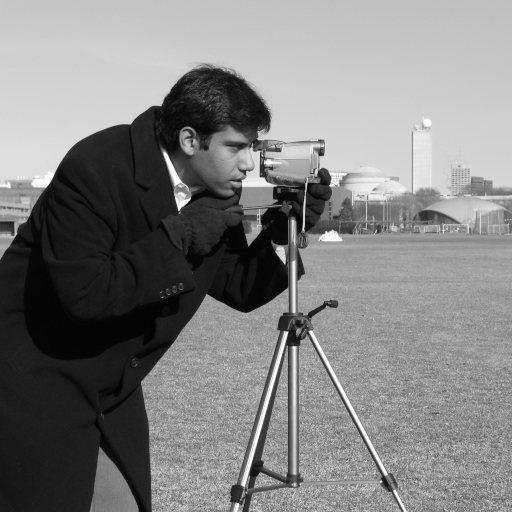
#> input picture skimage.data.camera(), 512 x 512 px
$ jupyter execute BPY518_Lecture32_solutions.ipynb   (shell and % lines are left out)
#> lines starting #> are read from the running program, lines starting #| are printed output that depends on the picture
[cell 1]
# In colab run this cell first to setup the file structure!
%cd /content

%cd MOL518-Intro-to-Data-Analysis/Lecture_32

# BPY518 Lecture 32: Image Preprocessing and Noise Reduction

## Lecture Outline
- Bit depth, dynamic range, and contrast
- Types of noise
- Noise filtering techniques
- Background subtraction

We will consider **single-channel grayscale images** in this lecture. The main goal is to understand how raw microscopy images get distorted by digitization, noise, and background, and what simple preprocessing steps are useful before downstream analysis.

[cell 2]
import math
import numpy as np
import matplotlib.pyplot as plt
from scipy import ndimage

# Make notebook figures a bit sharper in Colab/Jupyter output.
plt.rcParams['figure.dpi'] = 120
# Display images in grayscale by default unless a cmap is set explicitly.
plt.rcParams['image.cmap'] = 'gray'

## Image Bit Depth

Light intensities are digitized into integers. If an image uses `N` bits, it can represent `2**N` distinct gray levels.

- 8-bit: 0 to 255
- 12-bit: 0 to 4095
- 16-bit: 0 to 65,535

Here we use a real test image to demonstrate how contrast affects visibility. The low-contrast version simulates conditions like poor lighting or detector sensitivity where the signal is compressed into a narrow range of pixel values.

[cell 3]
gradient = np.tile(np.linspace(0, 1, 256), (80, 1))

def quantize_to_n_bits(image, n_bits):
    levels = 2**n_bits - 1
    return np.round(image * levels) / levels

fig, axes = plt.subplots(1, 4, figsize=(12, 3))
for ax, n_bits in zip(axes, [2, 4, 8, 16]):
    q = quantize_to_n_bits(gradient, n_bits)
    ax.imshow(q, vmin=0, vmax=1, aspect='auto')
    ax.set_title(f'{n_bits}-bit')
    ax.axis('off')

plt.tight_layout()
plt.show()
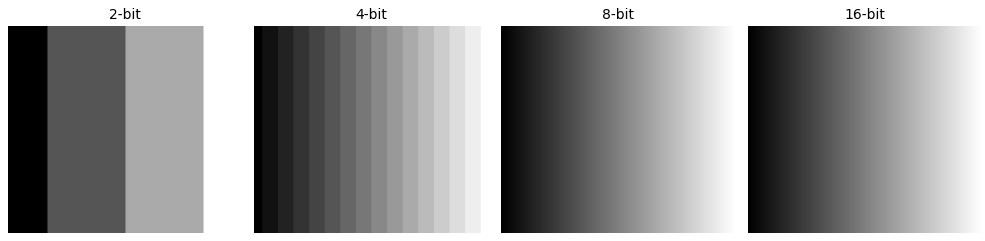
#> figure drawn by matplotlib, 4 panels

Here is another example:

## Dynamic Range and Contrast

Dynamic range in images refers to the **ratio between the brightest and darkest pixel intensities** that an image can represent. It determines the amount of detail visible in shadows and highlights.

$$
DR = 20 \log_{10}\left(\frac{I_{\max}}{I_{\min}}\right) \quad {\rm (in\ decibels,\ dB)}.
$$

| Bit Depth | Maximum Intensity Range | Dynamic Range (dB) |
|-----------|-------------------------|--------------------|
| 8-bit     | 0 – 255                 | 48 dB              |
| 12-bit    | 0 – 4095                | 72 dB              |
| 16-bit    | 0 – 65535               | 96 dB              |

Contrast is about how well the image uses that range.

- A high-contrast image has bright whites and dark blacks with strong edge detail.
- A low-contrast image looks flat because the pixel values occupy only a narrow range.
- High dynamic range and low contrast can happen together when the available range is large but the measured values cluster tightly.
- Stretching contrast improves visibility, but it does **not** create new information.

To show this visually, we will use `data.camera()` from skimage, a standard test image of a photographer in a cityscape, with a range of textures and brightness levels.

[cell 4]
from skimage import data

# Load the test image
high_contrast = data.camera().astype(float)

# Create a low-contrast version by compressing the dynamic range
# Multiply by 0.12 to compress, then shift to mid-gray (115)
low_contrast = 115 + 0.12 * high_contrast
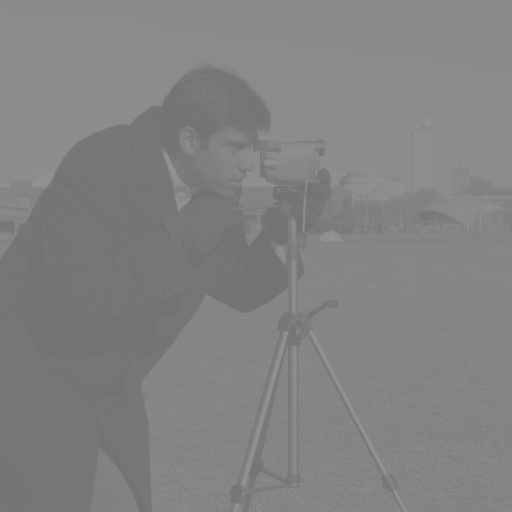
#> low_contrast: shape (512, 512) float64; min 115, max 145.6, mean 130.5

hist_bins = np.arange(0, 256 + 4, 4)

fig, axes = plt.subplots(2, 2, figsize=(10, 5))

# Top left: high contrast (original)
axes[0, 0].imshow(high_contrast, vmin=0, vmax=255)
axes[0, 0].set_title('High-contrast image')
axes[0, 0].axis('off')

# Top right: low contrast
axes[0, 1].imshow(low_contrast, vmin=0, vmax=255)
axes[0, 1].set_title('Low-contrast image')
axes[0, 1].axis('off')

# Bottom left: histogram of high contrast
# ravel() flattens the 2D image into a 1D array of pixel values for histogramming
axes[1, 0].hist(high_contrast.ravel(), bins=hist_bins, color='steelblue', alpha=0.7, edgecolor='black')
axes[1, 0].set_title('High-contrast histogram')
axes[1, 0].set_xlabel('Pixel value')
axes[1, 0].set_ylabel('Count')
axes[1, 0].set_xlim(0, 255)

# Bottom right: histogram of low contrast
axes[1, 1].hist(low_contrast.ravel(), bins=hist_bins, color='coral', alpha=0.7, edgecolor='black')
axes[1, 1].set_title('Low-contrast histogram')
axes[1, 1].set_xlabel('Pixel value')
axes[1, 1].set_ylabel('Count')
axes[1, 1].set_xlim(0, 255)

plt.tight_layout()
plt.show()
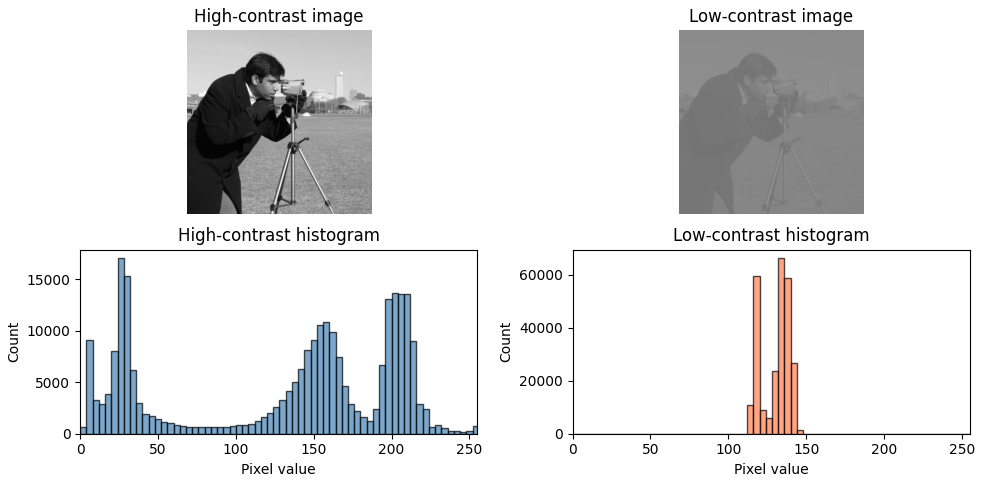
#> figure drawn by matplotlib, 4 panels; panel 3: tallest bar 17035 high, from x = 24 to 28; panel 4: tallest bar 66214 high, from x = 132 to 136

## Noisy Images

Several major noise sources we might care about:

- **Shot noise**: stochastic fluctuations from a finite number of photons $\sim \sqrt{N_{\rm photon}}$.
- **Dark current**: detector signal even without incoming photons $\sim {\rm Temp}$.
- **Read noise**: electronic noise from amplification and digitization.
- **Background**: from other sources

[cell 5]
# Build a simple synthetic image and add shot-like and read noise.
yy, xx = np.mgrid[:128, :128]

# Two Gaussian blobs on top of a constant background.
clean_image = (
    0
    + 90 * np.exp(-((xx - 42) ** 2 + (yy - 48) ** 2) / (2 * 10**2))
    + 70 * np.exp(-((xx - 88) ** 2 + (yy - 78) ** 2) / (2 * 14**2))
)

# Shot noise is signal-dependent, so we model it with a Poisson distribution.
shot_noisy = np.random.poisson(clean_image).astype(float)

# Read noise is approximately additive Gaussian electronics noise.
noisy_image = shot_noisy + np.random.normal(0, 6, clean_image.shape)

fig, axes = plt.subplots(1, 3, figsize=(12, 4))
for ax, data, title in zip(
    axes,
    [clean_image, shot_noisy, noisy_image],
    ['Clean synthetic image', 'After shot noise', 'After shot + read noise'],
):
    ax.imshow(data)
    ax.set_title(title)
    ax.axis('off')

plt.tight_layout()
plt.show()
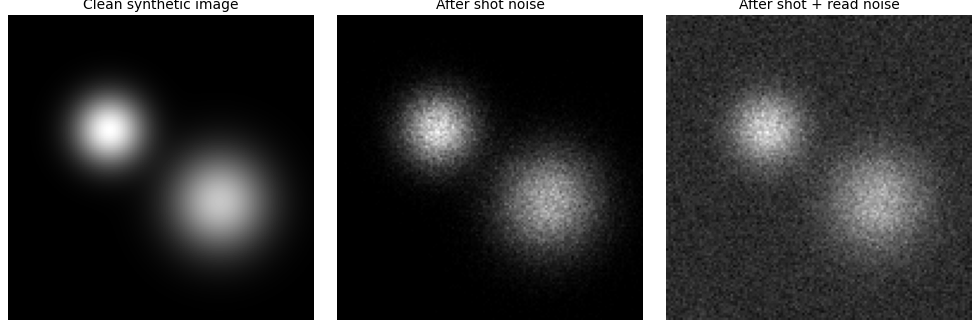
#> figure drawn by matplotlib, 3 panels

## Dealing with Noise

- If you are fitting a function to the data, e.g. a Gaussian function to localize molecules, you can leave the noise alone (although you might add terms to the fit to deal with the noise)
- Photon and readout noise can be reduce with **Filtering**
- Background and autofluorescence can be removed with **Background Subtraction**

## Mean Filtering

- Each pixel is replaced with the **average** of the surrounding pixel values in a defined neighborhood.
- Works well for random pixel-scale noise
- Blurs edges

$$
I'(x,y) = \frac{1}{9} \sum_{i=-1}^1\sum_{j=-1}^1 I(x+i,y+j)
$$

### Exercise 1

`media/PU_noisy.png` is a noisy image of the letters **PU**.

1. Write a function `mean_filter(image, N)` that applies an **N×N mean filter** to a 2-D grayscale image (as a NumPy array of floats). The function should work for any odd integer N ≥ 1. Handle the image borders by using only the pixels that exist (i.e., shrink the averaging window near the edges rather than padding).
2. Apply your filter with **N = 3, 5, and 7** to `media/PU_noisy.png`.
3. Display the original noisy image and the three filtered results in a 1×4 figure. Give each subplot an informative title and turn off axes.

[cell 6]
# Your code goes here

import matplotlib.image as mpimg


def mean_filter(image, N):
    """Apply an N×N mean filter to a 2-D grayscale image.

    Near the borders the window is clipped to the image boundary so the output
    has the same shape as the input.
    """
    image = image.astype(float)
    H, W = image.shape
    pad = N // 2

    filtered = np.zeros((H, W), dtype=float)
    for i in range(H):
        for j in range(W):
            r0, r1 = max(0, i - pad), min(H, i + pad + 1)
            c0, c1 = max(0, j - pad), min(W, j + pad + 1)
            filtered[i, j] = np.mean(image[r0:r1, c0:c1])
    return filtered

# Load the noisy PU image as a float array
pu_noisy = mpimg.imread('media/PU_noisy.png').astype(float)
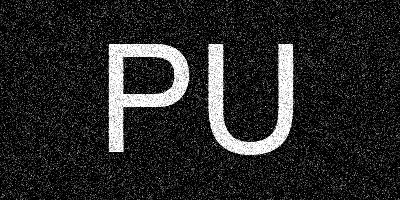
#> input picture Lecture_32/media/PU_noisy.png, 400 x 200 px
#> pu_noisy: shape (200, 400) float64; min 0, max 1, mean 0.153

# Apply mean filters at three scales
pu_3 = mean_filter(pu_noisy, 3)
#> after the loop in mean_filter, `for i in range(H):`:
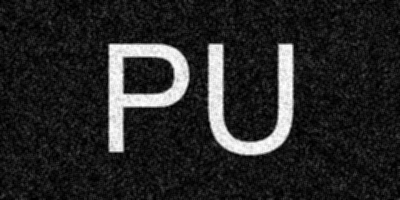
#> filtered: shape (200, 400) float64; min 0, max 1, mean 0.153
pu_5 = mean_filter(pu_noisy, 5)
#> call 2 of mean_filter, with N = 5
#> after the loop in mean_filter (call 2), `for i in range(H):`:
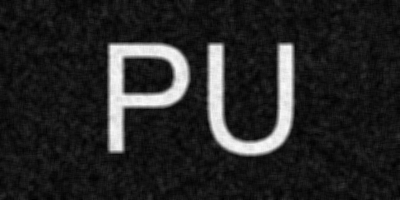
#> filtered: shape (200, 400) float64; min 0.00137, max 0.986, mean 0.153
pu_7 = mean_filter(pu_noisy, 7)

# Plot original and filtered results
fig, axes = plt.subplots(1, 4, figsize=(16, 4))
images = [pu_noisy, pu_3, pu_5, pu_7]
titles = ['Original', '3x3 mean filter', '5x5 mean filter', '7x7 mean filter']
for ax, img, title in zip(axes, images, titles):
    ax.imshow(img, cmap='gray')
    ax.set_title(title)
    ax.axis('off')
#> this loop made 4 passes
#> title on passes 1 to 4: 'Original', '3x3 mean filter', '5x5 mean filter', '7x7 mean filter'
plt.tight_layout()
plt.show()

## Median Filtering

A median filter replaces the center pixel with the **median** value in a neighborhood.

- Each pixel is replaced with the median of the surrounding pixel values in a defined neighborhood.
- Works well for isolated extreme noise pixels (hot pixels, salt-and-pepper noise)
- Preserves edges **(WHY?)**
- Slower as the median is slower to calculate (sorting)

Here is an example of a brute force calcuation:
```python
for i in range(1, H-1):
    for j in range(1, W-1):
        window = image[i-1:i+2, j-1:j+2].flatten()
        median_value = np.median(window)
        output[i-1, j-1] = median_value

## Gaussian Filtering

A Gaussian filter smooths an image by averaging each pixel with its neighbors using weights that are highest at the center and decrease with distance.

- It preserves edges better than a plain mean filter.
- It still blurs fine structure if `sigma` is too large.

This would be a 3x3 Gaussian Filter:

$$
I'(x,y) = \sum_{i=-1}^{1} \sum_{j=-1}^{1} G(i,j) I(x+i, y+j)
$$

with Gaussian weights

$$
G(i,j) = \frac{1}{2\pi\sigma^2} \exp\left(-\frac{i^2 + j^2}{2\sigma^2}\right).
$$

[cell 7]
# 3x3 Gaussian filter:
def gaussian(di, dj, sigma):
    return (1 / (2 * math.pi * sigma**2)) * math.exp(-(di**2 + dj**2) / (2 * sigma**2))


def gaussian_filter(image, sigma=1.0):
#> called with sigma = 1
    image = image.astype(float)
    H, W = image.shape
    filtered = np.zeros((H - 2, W - 2), dtype=float)
    for i in range(1, H - 1):
        for j in range(1, W - 1):
            weighted_sum = 0.0
            total_weight = 0.0
            for di in range(-1, 2):
                for dj in range(-1, 2):
                    weight = gaussian(di, dj, sigma)
                    weighted_sum += weight * image[i + di, j + dj]
                    total_weight += weight
            filtered[i - 1, j - 1] = weighted_sum / total_weight
    return filtered

Let's apply this to a noisy image with an edge between dark and light

[cell 8]
# Build a simple test image with a sharp vertical edge.
edge_image = np.zeros((80, 80), dtype=float)
edge_image[:, :40] = 0.2
edge_image[:, 40:] = 1.0

# Add Gaussian noise so we can see how smoothing affects both noise and edges.
rng = np.random.default_rng(4)
noisy_edge = edge_image + 0.15 * rng.normal(size=edge_image.shape)

brute_gaussian = gaussian_filter(noisy_edge, sigma=1.0)

fig, axes = plt.subplots(1, 2, figsize=(12, 4))
axes[0].imshow(noisy_edge, vmin=0, vmax=1)
axes[0].set_title('Noisy edge image')
axes[0].axis('off')
axes[1].imshow(brute_gaussian, vmin=0, vmax=1)
axes[1].set_title('Gaussian Filtered Image')
axes[1].axis('off')
plt.tight_layout()
plt.show()
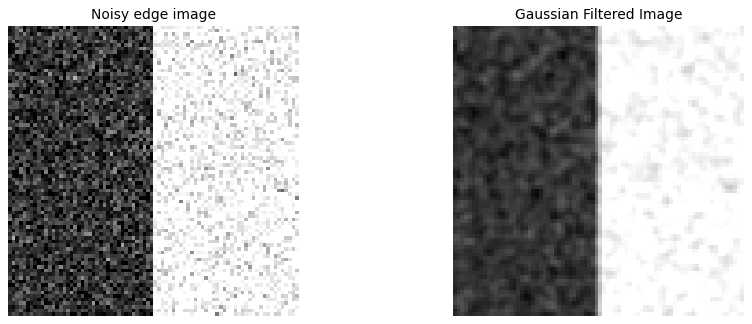
#> figure drawn by matplotlib, 2 panels
